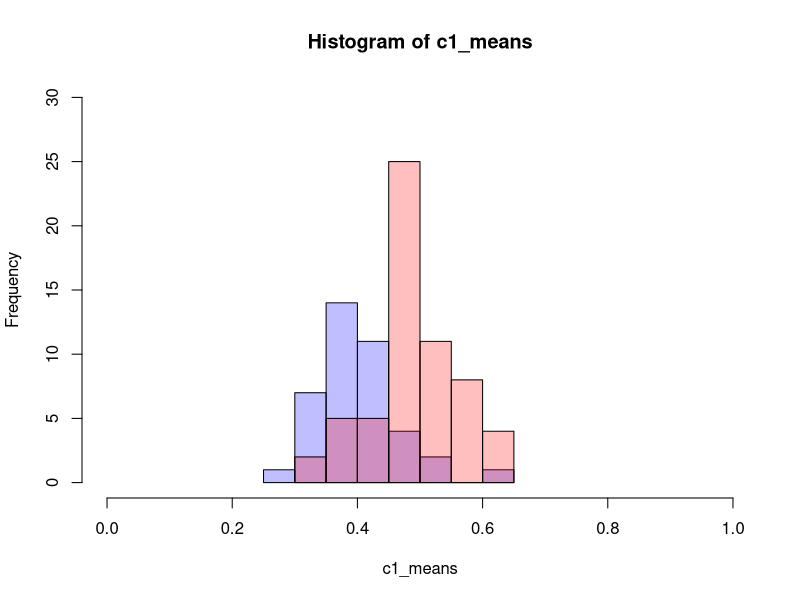
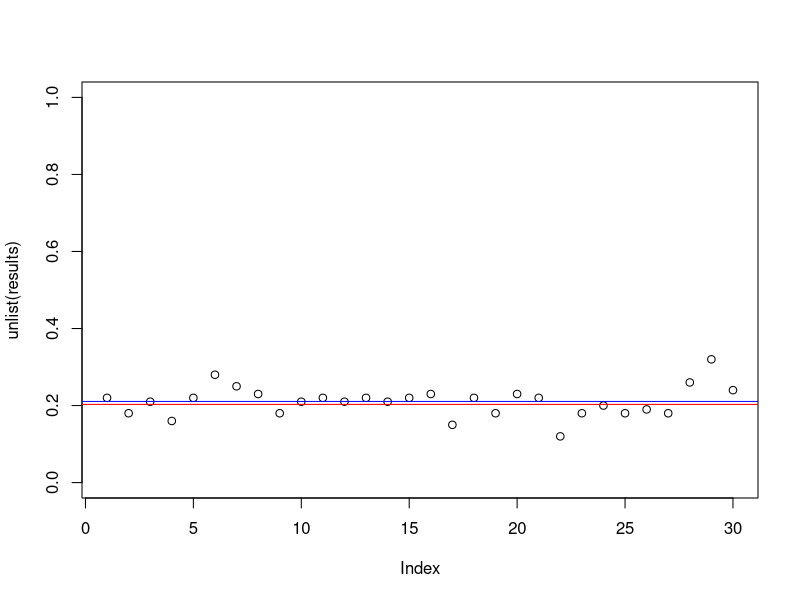
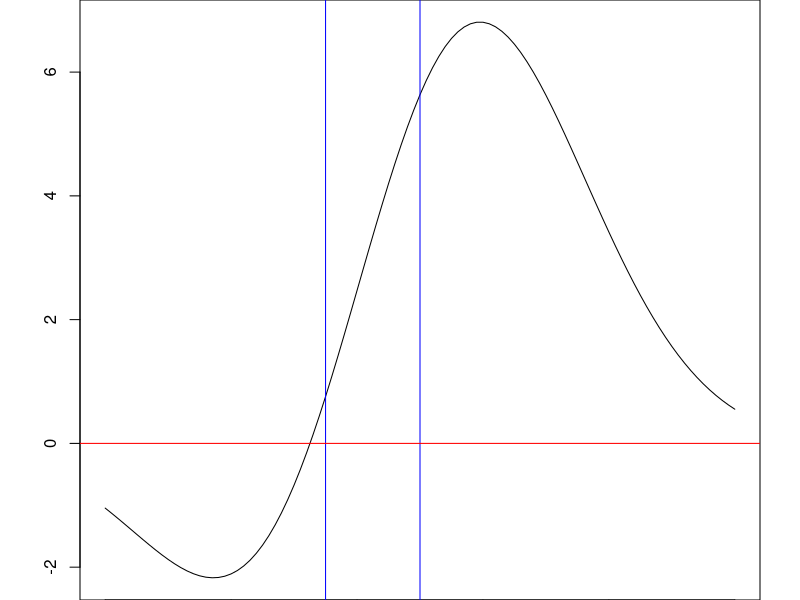

Here is the R script that generated these plots, in order:
## ---- chunk 1
knitr::opts_chunk$set(echo = TRUE)
library(zeallot)
set.seed(1234)  # set seed so same data generated on each knit
## ---- chunk 2
coin.toss=function(p,num.tosses,num.trials){
  #first generate random numbers between 0 and 1
  #tosses can be generated in a vectorized call producing num_toss*num.trials draws 
  draws=runif(num.tosses*num.trials)
  results=matrix(1*(draws < p),nrow=num.trials)
  return(results)
}
## ---- chunk 3
create.coin.toss.data=function(n,m1,p1,m2,p2){
  c1=coin.toss(p1,n,m1)
  c2=coin.toss(p2,n,m2)
  data=rbind(c1,c2)
  y = c(rep(0,m1),rep(1,m2))
  
  # what do the following lines of code do?
  i = sample(1:nrow(data))
  return(list(x=data[i,],y=y[i]))
}

## ---- chunk 4
n=64
m1=40; p1=.4;
m2=60; p2=.5;
c(x,y)%<-%create.coin.toss.data(n,m1,p1,m2,p2)
c2_means=rowMeans(x[y==1,])
c1_means=rowMeans(x[y==0,])
h1=hist(c1_means, col=rgb(0,0,1,1/4), xlim=c(0,1),ylim=c(0,30))
h2=hist(c2_means, col=rgb(1,0,0,1/4), xlim=c(0,1),ylim=c(0,30), add=T)
## ---- chunk 5

# value > 0 --> class 2
#P(X|C) is approximated by normal denisty from dnorm and P(C) is approximated using m1/(m1+m2) and since both side of the inequality have the same denominator we can leave out the division by (m1+m2)
bayes.discriminant=function(x,n,m1,p1,m2,p2){
  # compute binomial standard deviation - use for normal approximation
  s1=sqrt(p1*(1-p1)/n)
  s2=sqrt(p2*(1-p2)/n)
  # don't need to divide by (m1+m2), just care about positive/negative
  dnorm(x,p2,s2)*m2 - dnorm(x,p1,s1)*m1
}

# use a root finder to determine where descriminant is zero
# type ?uniroot to see what function documentation says about uniroot and note typing the function shows the code of function in R
bayes.cut.norm=function(n,m1,p1,m2,p2){
  ff=function(x){bayes.discriminant(x,n,m1,p1,m2,p2)}
  uniroot(ff,c(p1,p2))$root
}


## ---- chunk 6
bayes.error=function(cut,n,m1,p1,m2,p2){
  s1=sqrt(p1*(1-p1)/n)
  s2=sqrt(p2*(1-p2)/n)
  w1=m1/(m1+m2)
  w2=1-w1
  if(p1 < p2){
    error=w2*pnorm(cut,p2,s2)+w1*(1-pnorm(cut,p1,s1))
  }else{
    error=w1*pnorm(cut,p1,s1)+w2*(1-pnorm(cut,p2,s2))
  }
  error
}
## ---- chunk 7
 
cut=bayes.cut.norm(n,m1,p1,m2,p2) 
cut
 
b.err=bayes.error(cut,n,m1,p1,m2,p2) 
b.err

bayes.1d.accuracy=function(X,y,cut){
  sum(as.integer(rowMeans(X) > cut)==y)/length(y)
}

results=list(mode='vector')

for (i in 1:30){
  c(x,y) %<-% create.coin.toss.data(n,m1,p1,m2,p2)
  results[[i]]=1-bayes.1d.accuracy(x,y,cut)
}
plot(unlist(results),ylim=c(0,1)); 
abline(h=b.err,col='red');
abline(h=mean(unlist(results)),col='blue')

## ---- chunk 8
rgb
## ---- chunk 9
n=6 ;  m1=4; p1=.35;  m2=6; p2=.5; par(mar = c(0,4,0,2) )

curve( dnorm(x,p2,sqrt(p2*(1-p2)/n))*m2 - dnorm(x,p1,sqrt(p1*(1-p1)/n))*m1 , ylab='') 
abline( v = c(p1,p2) , col = "blue");  abline( h = 0 , col = "red" )
